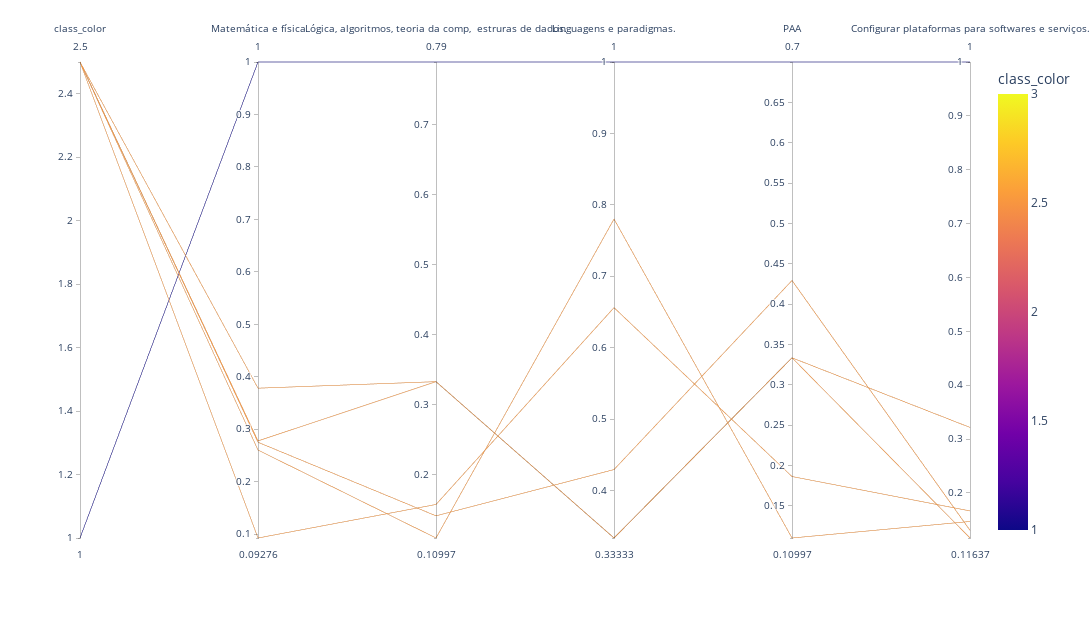

The notebook cell this image was saved under:
### Code cell
def parallel_plot(s:int, e:int, df: pd.DataFrame)->None:
    # exibindo os 6 primeiros resultados
    import plotly.express as px

    # cria um novo dataframe usando somente o range estipulado
    _d = df[cols[s:e]]

    fig = px.parallel_coordinates(
        _d,
        color="class_color",
        width=1200, height=620,
        # color_continuous_scale=px.colors.diverging.Tealrose,
        color_continuous_midpoint=2,
        )
    # exibe a figura
    fig.show()

parallel_plot(0,6,df)

### Figure 1 — Plotly figure (JSON) as saved in the notebook; plotly's stock layout.template omitted (floating-point values rounded to 4 significant figures)
{"data": [{"dimensions": [{"label": "class_color", "values": [2.5, 2.5, 2.5, 2.5, 2.5, 1]}, {"label": "Matemática e física", "values": [0.2604, 0.3783, 0.09276, 0.2753, 0.2778, 1]}, {"label": "Lógica, algoritmos, teoria da comp,  estruras de dados.", "values": [0.11, 0.3333, 0.1579, 0.1416, 0.3333, 0.79]}, {"label": "Linguagens e paradigmas.", "values": [0.7801, 0.3333, 0.656, 0.4292, 0.3333, 1]}, {"label": "PAA", "values": [0.11, 0.3333, 0.1862, 0.4292, 0.3333, 0.7]}, {"label": "Configurar plataformas para softwares e serviços.", "values": [0.1471, 0.1164, 0.1667, 0.1307, 0.3217, 1]}], "domain": {"x": [0, 1], "y": [0, 1]}, "line": {"color": [2.5, 2.5, 2.5, 2.5, 2.5, 1], "coloraxis": "coloraxis"}, "name": "", "type": "parcoords"}], "layout": {"coloraxis": {"cmid": 2, "colorbar": {"title": {"text": "class_color"}}, "colorscale": [[0, "#0d0887"], [0.1111, "#46039f"], [0.2222, "#7201a8"], [0.3333, "#9c179e"], [0.4444, "#bd3786"], [0.5556, "#d8576b"], [0.6667, "#ed7953"], [0.7778, "#fb9f3a"], [0.8889, "#fdca26"], [1, "#f0f921"]]}, "height": 620, "legend": {"tracegroupgap": 0}, "margin": {"t": 60}, "width": 1200}}
